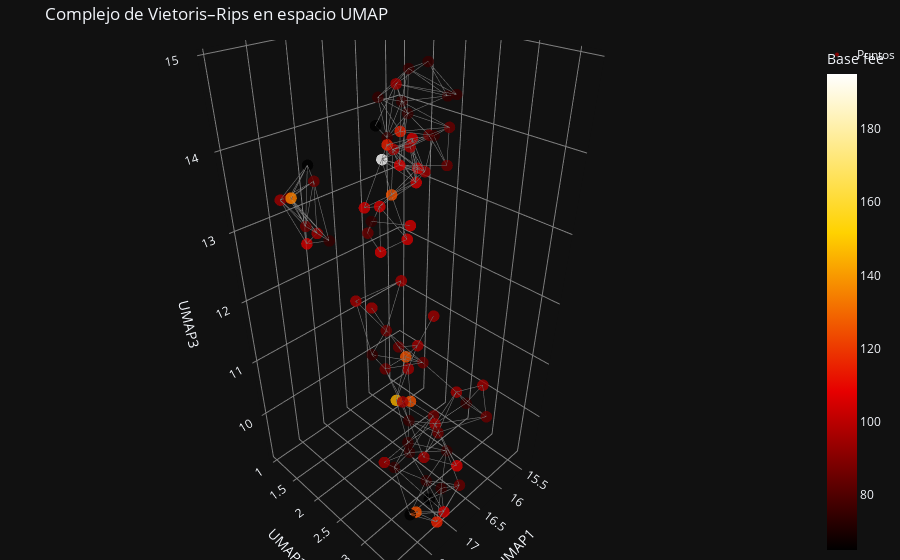

Write notebook code for a chart like this one.
### Code cell
fig = plot_rips_complex_3d(df_space, simplex_tree,"Base fee")
fig.show()
